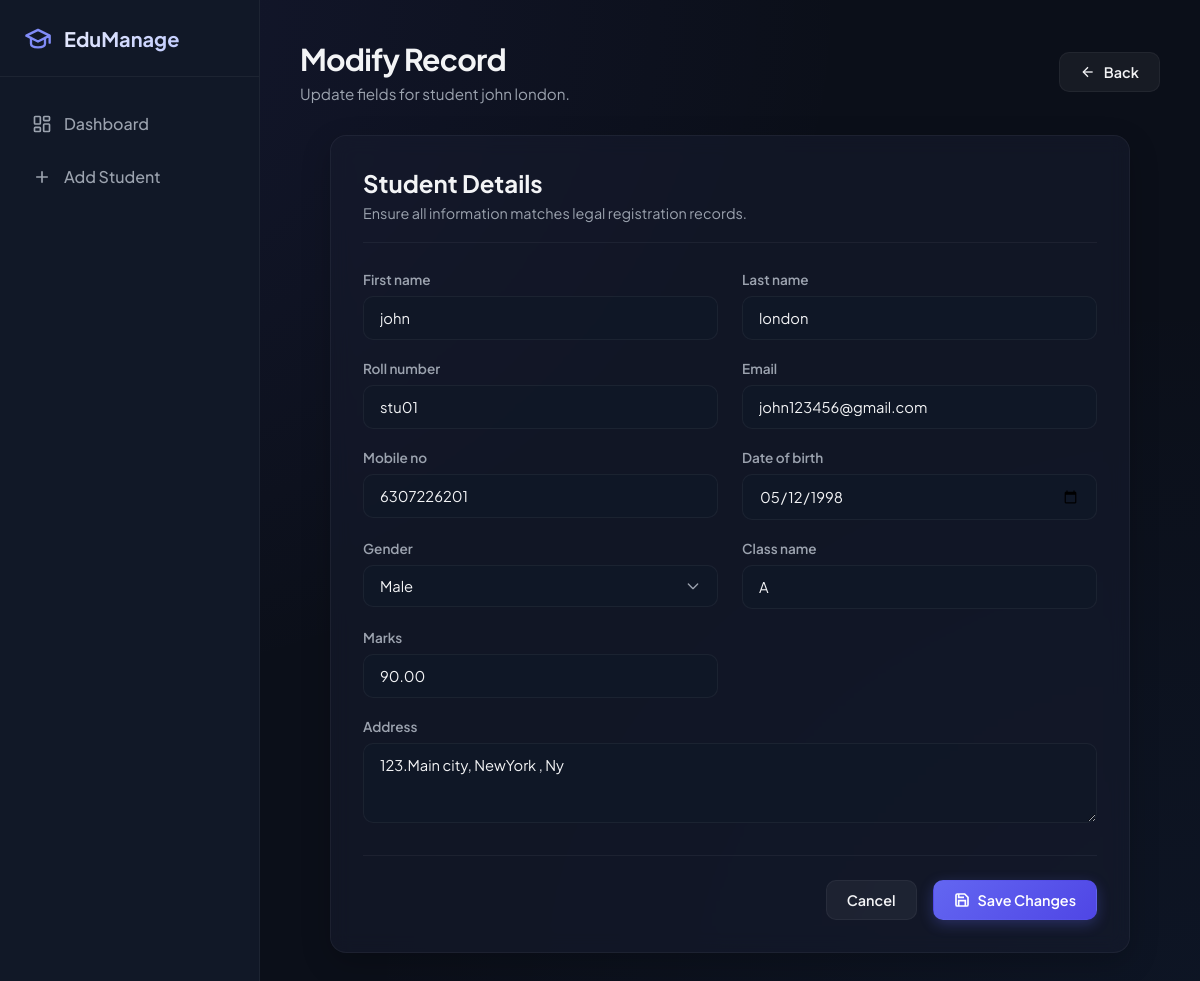
The page /student/1/edit/ on the database its author committed.
### user/models.py (models this page shows, shortened)
class Student(models.Model):
    GENDER_CHOICES = [
        ('Male', 'Male'),
        ('Female', 'Female'),
        ('Other', 'Other'),
    ]
    first_name = models.CharField(max_length=100)
    last_name = models.CharField(max_length=100)
    roll_number = models.CharField(max_length=20, unique=True)
    email = models.EmailField(unique=True)
    mobile_no = models.CharField(max_length=15)
    date_of_birth = models.DateField()
    gender = models.CharField(max_length=10, choices=GENDER_CHOICES)
    class_name = models.CharField(max_length=50)
    marks = models.DecimalField(
        max_digits=5,
        decimal_places=2,
        validators=[MinValueValidator(0), MaxValueValidator(100)]
    )
    address = models.TextField(blank=True, null=True)
    created_at = models.DateTimeField(auto_now_add=True)
    updated_at = models.DateTimeField(auto_now=True)

### user/views.py (the view)
# urls.py: path('student/<int:pk>/edit/', views.student_update, name='student_update'),
def student_update(request, pk):
    student = get_object_or_404(Student, pk=pk)
    if request.method == 'POST':
        form = StudentForm(request.POST, instance=student)
        if form.is_valid():
            student = form.save()
            messages.success(request, f'Student {student.first_name} {student.last_name} updated successfully!')
            return redirect('student_detail', pk=student.pk)
        else:
            messages.error(request, 'Please correct the errors below.')
    else:
        form = StudentForm(instance=student)
    return render(request, 'user/student_form.html', {'form': form, 'action': 'Edit', 'student': student})

### user/templates/user/student_form.html (shortened to what this page needs)
{% extends 'user/base.html' %}
{% block nav_add %}{% if action == 'Add New' %}active{% endif %}{% endblock %}
{% block content %}
<header>
    <div class="header-title">
        <h1>{% if action == 'Add New' %}Register Student{% else %}Modify Record{% endif %}</h1>
        <p>{% if action == 'Add New' %}Create a new student entry in the database.{% else %}Update fields for student {{ student.first_name }} {{ student.last_name }}.{% endif %}</p>
    </div>
    <div class="header-actions">
        <a href="{% if action == 'Edit' %}{% url 'student_detail' student.pk %}{% else %}{% url 'student_list' %}{% endif %}" class="btn btn-secondary">
            <svg viewBox="0 0 24 24" width="16" height="16" stroke="currentColor" stroke-width="2" fill="none"><line x1="19" y1="12" x2="5" y2="12"/><polyline points="12 19 5 12 12 5"/></svg>
            Back
        </a>
    </div>
</header>
<div class="form-card">
    <div class="form-header">
        <h2>Student Details</h2>
        <p>Ensure all information matches legal registration records.</p>
    </div>
    <form method="POST" autocomplete="off" novalidate>
        <div class="form-grid">
            {% for field in form %}
            <div class="form-group {% if field.name == 'address' %}full-width{% endif %} {% if field.errors %}has-error{% endif %}">
                <label for="{{ field.id_for_label }}">{{ field.label }}</label>
                {{ field }}
            </div>
            {% endfor %}
        </div>
        <div class="form-actions">
            <a href="{% if action == 'Edit' %}{% url 'student_detail' student.pk %}{% else %}{% url 'student_list' %}{% endif %}" class="btn btn-secondary">Cancel</a>
            <button type="submit" class="btn btn-primary">
                <svg viewBox="0 0 24 24" width="16" height="16" stroke="currentColor" stroke-width="2.5" fill="none"><path d="M19 21H5a2 2 0 0 1-2-2V5a2 2 0 0 1 2-2h11l5 5v11a2 2 0 0 1-2 2z"/><polyline points="17 21 17 13 7 13 7 21"/><polyline points="7 3 7 8 15 8"/></svg>
                {% if action == 'Edit' %}Save Changes{% else %}Register Student{% endif %}
            </button>
        </div>
    </form>
</div>
{% endblock %}

### user/templates/user/base.html (style rules this page uses)
:root { --bg-color: #0b0f19; --sidebar-bg: #111827; --card-bg: rgba(22, 28, 45, 0.6); --card-border: rgba(255, 255, 255, 0.05); --text-primary: #f3f4f6; --text-secondary: #9ca3af; --primary: #6366f1; --primary-hover: #4f46e5; --primary-glow: rgba(99, 102, 241, 0.15); --success: #10b981; --success-bg: rgba(16, 185, 129, 0.1); --warning: #f59e0b; --warning-bg: rgba(245, 158, 11, 0.1); --danger: #ef4444; --danger-bg: rgba(239, 68, 68, 0.1); --info: #3b82f6; --info-bg: rgba(59, 130, 246, 0.1); --font-family: 'Plus Jakarta Sans', sans-serif; --transition-speed: 0.3s; }
* { box-sizing: border-box; margin: 0; padding: 0; }
body { font-family: var(--font-family); background-color: var(--bg-color); color: var(--text-primary); min-height: 100vh; display: flex; overflow-x: hidden; background-image: radial-gradient(at 0% 0%, rgba(99, 102, 241, 0.1) 0px, transparent 50%), radial-gradient(at 100% 100%, rgba(59, 130, 246, 0.05) 0px, transparent 50%); background-attachment: fixed; }
header { display: flex; justify-content: space-between; align-items: center; margin-bottom: 32px; }
.header-title h1 { font-size: 1.875rem; font-weight: 700; letter-spacing: -0.025em; margin-bottom: 6px; }
.header-title p { color: var(--text-secondary); font-size: 0.95rem; }
.header-actions { display: flex; gap: 12px; }
.btn { display: inline-flex; align-items: center; justify-content: center; gap: 8px; font-family: var(--font-family); font-size: 0.9rem; font-weight: 600; padding: 10px 20px; border-radius: 10px; border: 1px solid transparent; cursor: pointer; text-decoration: none; transition: all var(--transition-speed); }
.btn-primary { background: linear-gradient(135deg, var(--primary) 0%, var(--primary-hover) 100%); color: #fff; box-shadow: 0 4px 14px 0 rgba(99, 102, 241, 0.3); }
.btn-secondary { background-color: rgba(255, 255, 255, 0.05); color: var(--text-primary); border-color: var(--card-border); }

### user/templates/user/student_form.html (style rules this page uses)
.form-card { background-color: var(--card-bg); border: 1px solid var(--card-border); border-radius: 16px; padding: 32px; backdrop-filter: blur(10px); box-shadow: 0 10px 30px 0 rgba(0, 0, 0, 0.2); max-width: 800px; margin: 0 auto; }
.form-header { margin-bottom: 28px; border-bottom: 1px solid var(--card-border); padding-bottom: 20px; }
.form-header h2 { font-size: 1.5rem; font-weight: 700; color: var(--text-primary); margin-bottom: 6px; }
.form-header p { font-size: 0.9rem; color: var(--text-secondary); }
.form-grid { display: grid; grid-template-columns: repeat(2, 1fr); gap: 20px 24px; margin-bottom: 32px; }
.form-group { display: flex; flex-direction: column; gap: 8px; }
.form-group.full-width { grid-column: span 2; }
.form-group label { font-size: 0.85rem; font-weight: 600; color: var(--text-secondary); }
.form-group input, .form-group select, .form-group textarea { background-color: rgba(17, 24, 39, 0.8); border: 1px solid var(--card-border); border-radius: 10px; padding: 12px 16px; color: var(--text-primary); font-family: var(--font-family); font-size: 0.92rem; outline: none; width: 100%; transition: all var(--transition-speed); }
.form-group select { appearance: none; background-repeat: no-repeat; background-position: right 16px center; background-size: 16px; padding-right: 40px; }
.form-actions { display: flex; justify-content: flex-end; gap: 16px; border-top: 1px solid var(--card-border); padding-top: 24px; }

### rows shown on the page
Student: first_name "john", last_name "london", form "john" "london" "stu01" "john123456@gmail.com" "6307226201" "05/12/1998" "Male" "A" "90.00" "123.Main city, NewYork , Ny"

### other values the page prints
{{ field.label }} "First name" "Last name" "Roll number" "Email" "Mobile no" "Date of birth" "Gender" "Class name" "Marks" "Address"
